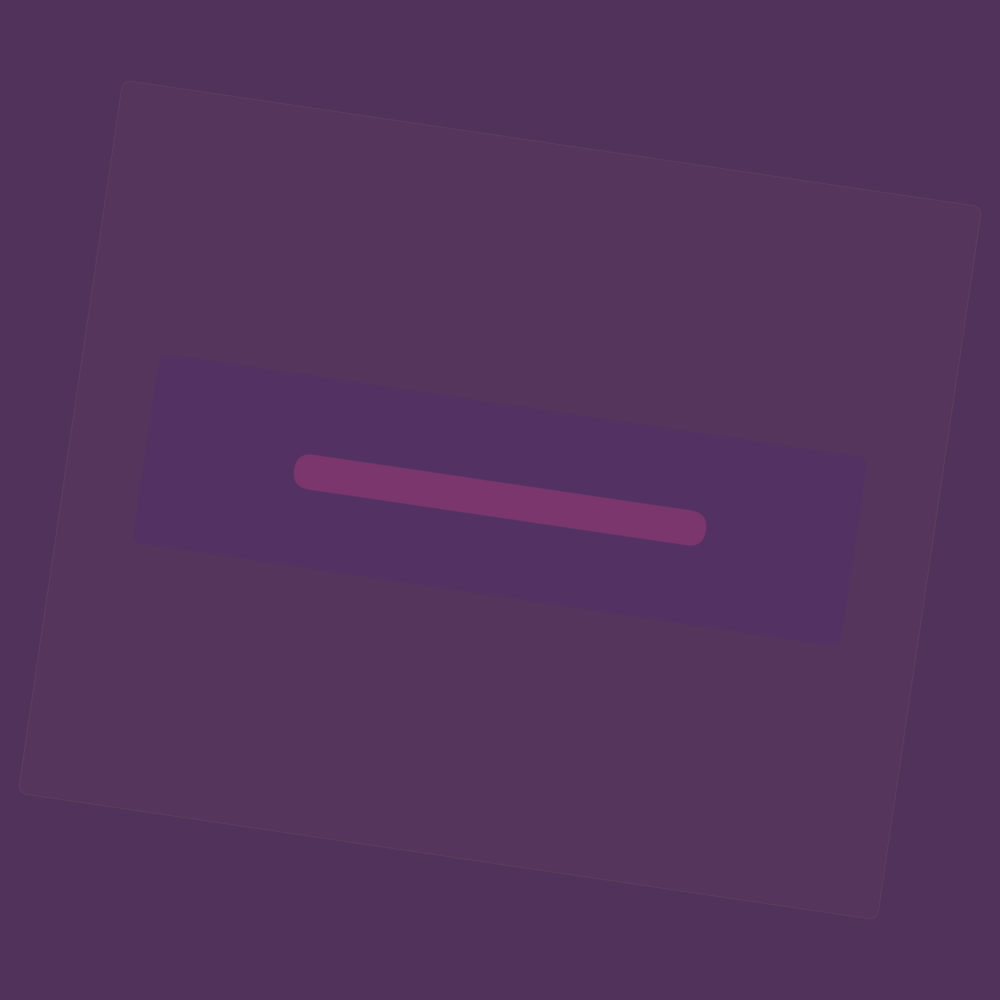
Frame 1 (no input)
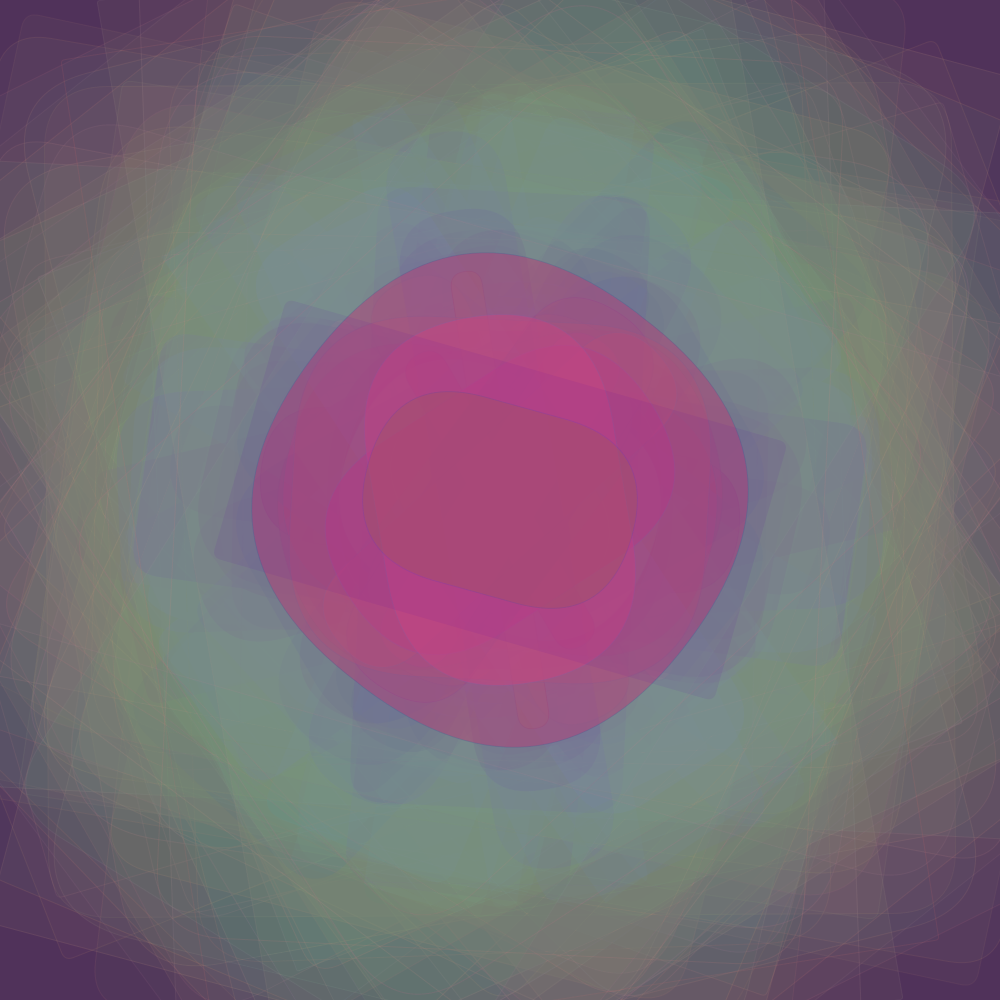
Frame 60 (the mouse pressed at the canvas centre just before this capture)
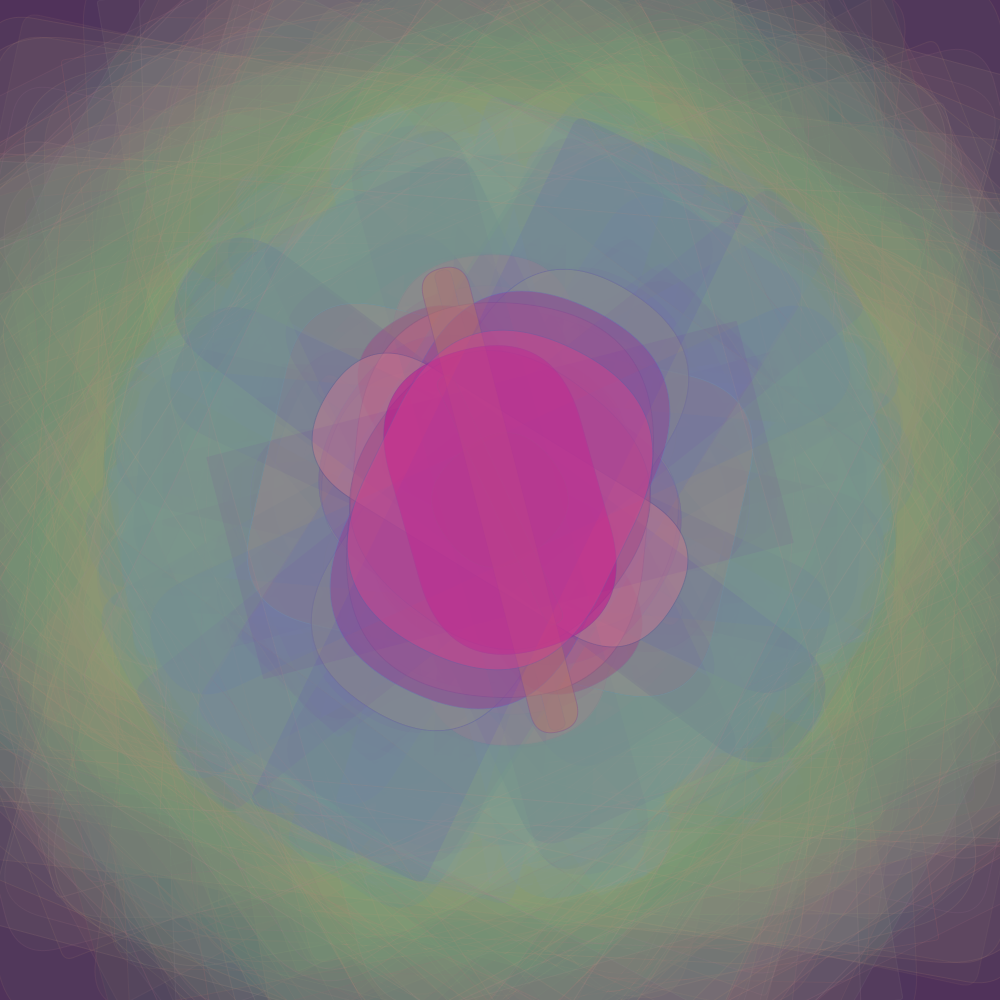
Frame 120 (the mouse held since frame 60 and released just before this capture)

The Processing sketch that drew these frames (run headless with seeded random() and noise(); from frame 60 on, the mouse is pressed at the canvas centre):

// Processing sketch: processing_131420
// ── processing_131420.pde

void setup(){
  size(1000,1000);
  background(80,50,90);
  frameRate(20);
  
  
}
 
void draw(){
  rectMode(CENTER);
  translate(width/2,height/2);
  rotate(TWO_PI/random(2));
  stroke(random(150,225),random(100,150),random(100,150),30);
  fill(random(50,225),random(100,225),random(100,150),10);
  rect(0,0,random(500,900),random(700,1200),random(0,100));
  noStroke();
  fill(random(50,115),random(0,150),random(150,225),20);
  rect(0,0,random(100,300),random(500,850),random(0,100));
  stroke(random(50,115),random(0,150),random(100,225),70);
  fill(random(150,225),random(0,150),random(100,150),120);
  rect(0,0,random(0,500),random(0,500),random(50,1000));
}
